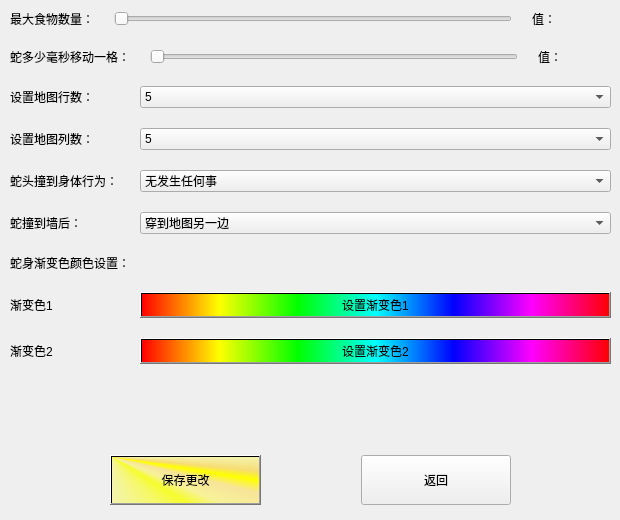
<?xml version="1.0" encoding="UTF-8"?>
<ui version="4.0">
 <class>Classcal_Game_Setting</class>
 <widget class="QWidget" name="Classcal_Game_Setting">
  <property name="geometry">
   <rect>
    <x>0</x>
    <y>0</y>
    <width>620</width>
    <height>520</height>
   </rect>
  </property>
  <property name="windowTitle">
   <string>Form</string>
  </property>
  <widget class="QWidget" name="verticalLayoutWidget">
   <property name="geometry">
    <rect>
     <x>0</x>
     <y>0</y>
     <width>621</width>
     <height>525</height>
    </rect>
   </property>
   <layout class="QVBoxLayout" name="HeadContainer">
    <property name="spacing">
     <number>20</number>
    </property>
    <property name="leftMargin">
     <number>10</number>
    </property>
    <property name="topMargin">
     <number>10</number>
    </property>
    <property name="rightMargin">
     <number>10</number>
    </property>
    <property name="bottomMargin">
     <number>20</number>
    </property>
    <item>
     <layout class="QHBoxLayout" name="FoodContainer" stretch="1,5,1">
      <item>
       <widget class="QLabel" name="setFoodnumLabel">
        <property name="text">
         <string>最大食物数量：</string>
        </property>
       </widget>
      </item>
      <item>
       <widget class="QSlider" name="setFoodnum">
        <property name="minimum">
         <number>1</number>
        </property>
        <property name="maximum">
         <number>100</number>
        </property>
        <property name="orientation">
         <enum>Qt::Horizontal</enum>
        </property>
       </widget>
      </item>
      <item>
       <widget class="QLabel" name="showFoodnum">
        <property name="minimumSize">
         <size>
          <width>50</width>
          <height>0</height>
         </size>
        </property>
        <property name="text">
         <string>值：</string>
        </property>
       </widget>
      </item>
     </layout>
    </item>
    <item>
     <layout class="QHBoxLayout" name="SpeedContainer" stretch="1,5,1">
      <property name="bottomMargin">
       <number>0</number>
      </property>
      <item>
       <widget class="QLabel" name="setSpeedLable">
        <property name="text">
         <string>蛇多少毫秒移动一格：</string>
        </property>
       </widget>
      </item>
      <item>
       <widget class="QSlider" name="setSpeed">
        <property name="minimum">
         <number>50</number>
        </property>
        <property name="maximum">
         <number>1000</number>
        </property>
        <property name="orientation">
         <enum>Qt::Horizontal</enum>
        </property>
       </widget>
      </item>
      <item>
       <widget class="QLabel" name="showSpeed">
        <property name="minimumSize">
         <size>
          <width>50</width>
          <height>0</height>
         </size>
        </property>
        <property name="text">
         <string>值：</string>
        </property>
       </widget>
      </item>
     </layout>
    </item>
    <item>
     <layout class="QFormLayout" name="formLayout">
      <property name="horizontalSpacing">
       <number>10</number>
      </property>
      <property name="verticalSpacing">
       <number>20</number>
      </property>
      <item row="0" column="0">
       <widget class="QLabel" name="Label">
        <property name="text">
         <string>设置地图行数：</string>
        </property>
       </widget>
      </item>
      <item row="1" column="0">
       <widget class="QLabel" name="Label_2">
        <property name="text">
         <string>设置地图列数：</string>
        </property>
       </widget>
      </item>
      <item row="0" column="1">
       <widget class="QComboBox" name="setRow">
        <item>
         <property name="text">
          <string>5</string>
         </property>
        </item>
        <item>
         <property name="text">
          <string>10</string>
         </property>
        </item>
        <item>
         <property name="text">
          <string>15</string>
         </property>
        </item>
        <item>
         <property name="text">
          <string>20</string>
         </property>
        </item>
        <item>
         <property name="text">
          <string>30</string>
         </property>
        </item>
        <item>
         <property name="text">
          <string>50</string>
         </property>
        </item>
        <item>
         <property name="text">
          <string>60</string>
         </property>
        </item>
        <item>
         <property name="text">
          <string>100</string>
         </property>
        </item>
       </widget>
      </item>
      <item row="1" column="1">
       <widget class="QComboBox" name="setCol">
        <item>
         <property name="text">
          <string>5</string>
         </property>
        </item>
        <item>
         <property name="text">
          <string>10</string>
         </property>
        </item>
        <item>
         <property name="text">
          <string>15</string>
         </property>
        </item>
        <item>
         <property name="text">
          <string>20</string>
         </property>
        </item>
        <item>
         <property name="text">
          <string>30</string>
         </property>
        </item>
        <item>
         <property name="text">
          <string>40</string>
         </property>
        </item>
        <item>
         <property name="text">
          <string>50</string>
         </property>
        </item>
        <item>
         <property name="text">
          <string>60</string>
         </property>
        </item>
        <item>
         <property name="text">
          <string>100</string>
         </property>
        </item>
       </widget>
      </item>
      <item row="2" column="0">
       <widget class="QLabel" name="Label_3">
        <property name="text">
         <string>蛇头撞到身体行为：</string>
        </property>
       </widget>
      </item>
      <item row="3" column="0">
       <widget class="QLabel" name="Label_4">
        <property name="text">
         <string>蛇撞到墙后：</string>
        </property>
       </widget>
      </item>
      <item row="2" column="1">
       <widget class="QComboBox" name="setMode">
        <item>
         <property name="text">
          <string>无发生任何事</string>
         </property>
        </item>
        <item>
         <property name="text">
          <string>蛇身缩短一格</string>
         </property>
        </item>
        <item>
         <property name="text">
          <string>死亡</string>
         </property>
        </item>
       </widget>
      </item>
      <item row="3" column="1">
       <widget class="QComboBox" name="throughWall">
        <item>
         <property name="text">
          <string>穿到地图另一边</string>
         </property>
        </item>
        <item>
         <property name="text">
          <string>死亡</string>
         </property>
        </item>
       </widget>
      </item>
      <item row="4" column="0">
       <widget class="QLabel" name="Label_5">
        <property name="text">
         <string>蛇身渐变色颜色设置：</string>
        </property>
       </widget>
      </item>
      <item row="5" column="0">
       <widget class="QLabel" name="showColor_1">
        <property name="text">
         <string>渐变色1</string>
        </property>
       </widget>
      </item>
      <item row="6" column="0">
       <widget class="QLabel" name="showColor_2">
        <property name="text">
         <string>渐变色2</string>
        </property>
       </widget>
      </item>
      <item row="5" column="1">
       <widget class="QPushButton" name="setColor_1">
        <property name="sizePolicy">
         <sizepolicy hsizetype="Minimum" vsizetype="Fixed">
          <horstretch>0</horstretch>
          <verstretch>0</verstretch>
         </sizepolicy>
        </property>
        <property name="styleSheet">
         <string notr="true">background-color: qlineargradient(spread:pad, x1:0, y1:0, x2:1, y2:0, stop:0 rgba(255, 0, 0, 255), stop:0.166 rgba(255, 255, 0, 255), stop:0.333 rgba(0, 255, 0, 255), stop:0.5 rgba(0, 255, 255, 255), stop:0.666 rgba(0, 0, 255, 255), stop:0.833 rgba(255, 0, 255, 255), stop:1 rgba(255, 0, 0, 255));</string>
        </property>
        <property name="text">
         <string>设置渐变色1</string>
        </property>
       </widget>
      </item>
      <item row="6" column="1">
       <widget class="QPushButton" name="setColor_2">
        <property name="sizePolicy">
         <sizepolicy hsizetype="Minimum" vsizetype="Fixed">
          <horstretch>0</horstretch>
          <verstretch>0</verstretch>
         </sizepolicy>
        </property>
        <property name="styleSheet">
         <string notr="true">background-color: qlineargradient(spread:pad, x1:0, y1:0, x2:1, y2:0, stop:0 rgba(255, 0, 0, 255), stop:0.166 rgba(255, 255, 0, 255), stop:0.333 rgba(0, 255, 0, 255), stop:0.5 rgba(0, 255, 255, 255), stop:0.666 rgba(0, 0, 255, 255), stop:0.833 rgba(255, 0, 255, 255), stop:1 rgba(255, 0, 0, 255));</string>
        </property>
        <property name="text">
         <string>设置渐变色2</string>
        </property>
       </widget>
      </item>
      <item row="4" column="1">
       <widget class="QLabel" name="label">
        <property name="text">
         <string/>
        </property>
       </widget>
      </item>
     </layout>
    </item>
    <item>
     <spacer name="verticalSpacer">
      <property name="orientation">
       <enum>Qt::Vertical</enum>
      </property>
      <property name="sizeHint" stdset="0">
       <size>
        <width>20</width>
        <height>40</height>
       </size>
      </property>
     </spacer>
    </item>
    <item>
     <layout class="QHBoxLayout" name="horizontalLayout" stretch="0,0">
      <property name="spacing">
       <number>100</number>
      </property>
      <property name="leftMargin">
       <number>100</number>
      </property>
      <property name="rightMargin">
       <number>100</number>
      </property>
      <item>
       <widget class="QPushButton" name="SaveButton">
        <property name="sizePolicy">
         <sizepolicy hsizetype="Minimum" vsizetype="Minimum">
          <horstretch>0</horstretch>
          <verstretch>0</verstretch>
         </sizepolicy>
        </property>
        <property name="minimumSize">
         <size>
          <width>0</width>
          <height>50</height>
         </size>
        </property>
        <property name="styleSheet">
         <string notr="true">background-color: qconicalgradient(cx:0, cy:0, angle:135, stop:0 rgba(255, 255, 0, 69), stop:0.375 rgba(255, 255, 0, 69), stop:0.423533 rgba(251, 255, 0, 145), stop:0.45 rgba(247, 255, 0, 208), stop:0.477581 rgba(255, 244, 71, 130), stop:0.518717 rgba(255, 218, 71, 130), stop:0.55 rgba(255, 255, 0, 255), stop:0.57754 rgba(255, 203, 0, 130), stop:0.625 rgba(255, 255, 0, 69), stop:1 rgba(255, 255, 0, 69));</string>
        </property>
        <property name="text">
         <string>保存更改</string>
        </property>
       </widget>
      </item>
      <item>
       <widget class="QPushButton" name="BackButton">
        <property name="sizePolicy">
         <sizepolicy hsizetype="Minimum" vsizetype="Minimum">
          <horstretch>0</horstretch>
          <verstretch>0</verstretch>
         </sizepolicy>
        </property>
        <property name="minimumSize">
         <size>
          <width>0</width>
          <height>50</height>
         </size>
        </property>
        <property name="styleSheet">
         <string notr="true">background-color: qconicalgradient(cx:0, cy:0, angle:135, stop:0 rgba(0, 255, 255, 69), stop:0.375 rgba(0, 73, 255, 69), stop:0.421296 rgba(0, 141, 255, 145), stop:0.43318 rgba(102, 168, 188, 171), stop:0.437788 rgba(85, 207, 195, 181), stop:0.442396 rgba(67, 225, 225, 192), stop:0.447005 rgba(56, 222, 244, 202), stop:0.45 rgba(0, 255, 238, 208), stop:0.456221 rgba(70, 253, 229, 191), stop:0.460829 rgba(27, 225, 251, 178), stop:0.470046 rgba(94, 209, 247, 151), stop:0.477581 rgba(71, 222, 255, 130), stop:0.520737 rgba(71, 197, 255, 130), stop:0.55 rgba(0, 234, 255, 255), stop:0.576037 rgba(0, 234, 255, 130), stop:0.625 rgba(36, 0, 255, 69), stop:1 rgba(0, 255, 255, 69));</string>
        </property>
        <property name="text">
         <string>返回</string>
        </property>
       </widget>
      </item>
     </layout>
    </item>
   </layout>
  </widget>
 </widget>
 <resources/>
 <connections/>
</ui>
